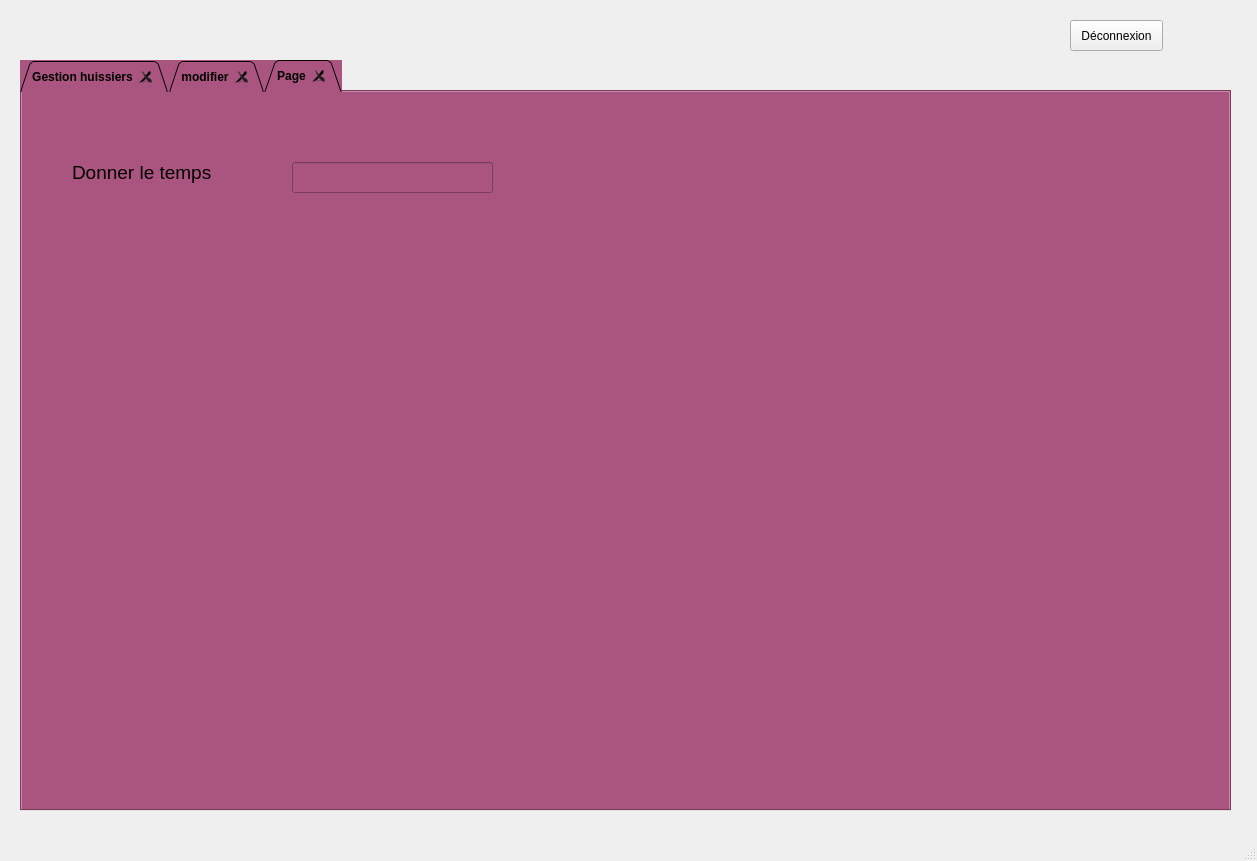
<?xml version="1.0" encoding="UTF-8"?>
<ui version="4.0">
 <class>MainWindow</class>
 <widget class="QMainWindow" name="MainWindow">
  <property name="geometry">
   <rect>
    <x>0</x>
    <y>0</y>
    <width>1257</width>
    <height>861</height>
   </rect>
  </property>
  <property name="windowTitle">
   <string>MainWindow</string>
  </property>
  <widget class="QWidget" name="centralwidget">
   <widget class="QStackedWidget" name="stackedWidget">
    <property name="geometry">
     <rect>
      <x>0</x>
      <y>60</y>
      <width>1251</width>
      <height>821</height>
     </rect>
    </property>
    <property name="currentIndex">
     <number>1</number>
    </property>
    <widget class="QWidget" name="page">
     <widget class="QTabWidget" name="TabWidget_login">
      <property name="enabled">
       <bool>true</bool>
      </property>
      <property name="geometry">
       <rect>
        <x>10</x>
        <y>20</y>
        <width>1251</width>
        <height>771</height>
       </rect>
      </property>
      <property name="font">
       <font>
        <pointsize>9</pointsize>
        <weight>75</weight>
        <bold>true</bold>
       </font>
      </property>
      <property name="cursor">
       <cursorShape>CrossCursor</cursorShape>
      </property>
      <property name="acceptDrops">
       <bool>false</bool>
      </property>
      <property name="autoFillBackground">
       <bool>false</bool>
      </property>
      <property name="styleSheet">
       <string notr="true">background-color: qlineargradient(spread:pad, x1:0, y1:0, x2:1, y2:1, stop:0 rgba(255, 255, 255, 255), stop:1 rgba(255, 202, 202, 255));
background-color: rgb(170, 0, 127);</string>
      </property>
      <property name="tabShape">
       <enum>QTabWidget::Triangular</enum>
      </property>
      <property name="currentIndex">
       <number>0</number>
      </property>
      <property name="elideMode">
       <enum>Qt::ElideLeft</enum>
      </property>
      <property name="documentMode">
       <bool>false</bool>
      </property>
      <property name="tabsClosable">
       <bool>true</bool>
      </property>
      <property name="movable">
       <bool>false</bool>
      </property>
      <property name="tabBarAutoHide">
       <bool>false</bool>
      </property>
      <widget class="QWidget" name="page_login">
       <attribute name="title">
        <string>Se connecter</string>
       </attribute>
       <widget class="QGroupBox" name="groupBox">
        <property name="geometry">
         <rect>
          <x>390</x>
          <y>110</y>
          <width>501</width>
          <height>441</height>
         </rect>
        </property>
        <property name="title">
         <string/>
        </property>
        <widget class="QWidget" name="layoutWidget">
         <property name="geometry">
          <rect>
           <x>95</x>
           <y>50</y>
           <width>321</width>
           <height>341</height>
          </rect>
         </property>
         <layout class="QVBoxLayout" name="verticalLayout">
          <item>
           <widget class="QLabel" name="cccc">
            <property name="text">
             <string>&lt;html&gt;&lt;head/&gt;&lt;body&gt;&lt;p align=&quot;center&quot;&gt;&lt;span style=&quot; font-size:12pt; font-weight:600;&quot;&gt;Nom d'utilisateur&lt;/span&gt;&lt;span style=&quot; font-size:12pt; font-weight:600;&quot;&gt;&lt;br/&gt;&lt;/span&gt;&lt;/p&gt;&lt;/body&gt;&lt;/html&gt;</string>
            </property>
           </widget>
          </item>
          <item>
           <widget class="QLineEdit" name="le_username">
            <property name="styleSheet">
             <string notr="true">background-color: rgb(255, 255, 255);</string>
            </property>
            <property name="echoMode">
             <enum>QLineEdit::Normal</enum>
            </property>
           </widget>
          </item>
          <item>
           <widget class="QLabel" name="label_9">
            <property name="text">
             <string>&lt;html&gt;&lt;head/&gt;&lt;body&gt;&lt;p align=&quot;center&quot;&gt;&lt;span style=&quot; font-size:11pt; font-weight:600;&quot;&gt;Mot de passe&lt;/span&gt;&lt;/p&gt;&lt;/body&gt;&lt;/html&gt;</string>
            </property>
           </widget>
          </item>
          <item>
           <widget class="QLineEdit" name="le_password">
            <property name="styleSheet">
             <string notr="true">background-color: rgb(255, 255, 255);</string>
            </property>
            <property name="echoMode">
             <enum>QLineEdit::Password</enum>
            </property>
           </widget>
          </item>
          <item>
           <widget class="QPushButton" name="btnLogin_4">
            <property name="toolTip">
             <string>&lt;html&gt;&lt;head/&gt;&lt;body&gt;&lt;p align=&quot;center&quot;&gt;login&lt;/p&gt;&lt;/body&gt;&lt;/html&gt;</string>
            </property>
            <property name="text">
             <string>Se connecter</string>
            </property>
           </widget>
          </item>
         </layout>
        </widget>
       </widget>
      </widget>
     </widget>
    </widget>
    <widget class="QWidget" name="page_2">
     <widget class="QTabWidget" name="TabWidget_gestion">
      <property name="enabled">
       <bool>true</bool>
      </property>
      <property name="geometry">
       <rect>
        <x>20</x>
        <y>0</y>
        <width>1211</width>
        <height>751</height>
       </rect>
      </property>
      <property name="font">
       <font>
        <pointsize>9</pointsize>
        <weight>75</weight>
        <bold>true</bold>
       </font>
      </property>
      <property name="cursor">
       <cursorShape>CrossCursor</cursorShape>
      </property>
      <property name="acceptDrops">
       <bool>false</bool>
      </property>
      <property name="autoFillBackground">
       <bool>false</bool>
      </property>
      <property name="styleSheet">
       <string notr="true">background-color: rgb(170, 85, 127);</string>
      </property>
      <property name="tabShape">
       <enum>QTabWidget::Triangular</enum>
      </property>
      <property name="currentIndex">
       <number>2</number>
      </property>
      <property name="elideMode">
       <enum>Qt::ElideLeft</enum>
      </property>
      <property name="documentMode">
       <bool>false</bool>
      </property>
      <property name="tabsClosable">
       <bool>true</bool>
      </property>
      <property name="movable">
       <bool>false</bool>
      </property>
      <property name="tabBarAutoHide">
       <bool>false</bool>
      </property>
      <widget class="QWidget" name="page_gestion">
       <attribute name="title">
        <string>Gestion huissiers</string>
       </attribute>
       <widget class="QPushButton" name="pb_supprimer_ouss">
        <property name="geometry">
         <rect>
          <x>480</x>
          <y>580</y>
          <width>121</width>
          <height>31</height>
         </rect>
        </property>
        <property name="text">
         <string>Supprimer</string>
        </property>
       </widget>
       <widget class="QPushButton" name="pb_recherche_ouss">
        <property name="geometry">
         <rect>
          <x>840</x>
          <y>100</y>
          <width>93</width>
          <height>31</height>
         </rect>
        </property>
        <property name="text">
         <string>Recherche</string>
        </property>
       </widget>
       <widget class="QPushButton" name="pushButton_pdf_ouss">
        <property name="geometry">
         <rect>
          <x>1010</x>
          <y>160</y>
          <width>131</width>
          <height>28</height>
         </rect>
        </property>
        <property name="text">
         <string>Génerer PDF</string>
        </property>
       </widget>
       <widget class="QLineEdit" name="le_id_supp_ouss">
        <property name="geometry">
         <rect>
          <x>490</x>
          <y>530</y>
          <width>113</width>
          <height>31</height>
         </rect>
        </property>
       </widget>
       <widget class="QLineEdit" name="le_recherche_ouss">
        <property name="geometry">
         <rect>
          <x>770</x>
          <y>60</y>
          <width>161</width>
          <height>31</height>
         </rect>
        </property>
       </widget>
       <widget class="QPushButton" name="pushButton_trierid_ouss">
        <property name="geometry">
         <rect>
          <x>1020</x>
          <y>230</y>
          <width>93</width>
          <height>28</height>
         </rect>
        </property>
        <property name="text">
         <string>TRIER id</string>
        </property>
       </widget>
       <widget class="QPushButton" name="pushButton_trierprenom_ouss">
        <property name="geometry">
         <rect>
          <x>1020</x>
          <y>300</y>
          <width>101</width>
          <height>28</height>
         </rect>
        </property>
        <property name="text">
         <string>TRIER prenom </string>
        </property>
       </widget>
       <widget class="QPushButton" name="pushButton_triersalle_ouss">
        <property name="geometry">
         <rect>
          <x>1020</x>
          <y>380</y>
          <width>93</width>
          <height>28</height>
         </rect>
        </property>
        <property name="text">
         <string>TRIER salle</string>
        </property>
       </widget>
       <widget class="QPushButton" name="pushButton_excel_ouss">
        <property name="geometry">
         <rect>
          <x>1030</x>
          <y>630</y>
          <width>93</width>
          <height>28</height>
         </rect>
        </property>
        <property name="text">
         <string>Génerer Excel</string>
        </property>
       </widget>
       <widget class="QTableView" name="TableView_ouss">
        <property name="geometry">
         <rect>
          <x>480</x>
          <y>140</y>
          <width>461</width>
          <height>361</height>
         </rect>
        </property>
       </widget>
       <widget class="QGroupBox" name="groupBox_2">
        <property name="geometry">
         <rect>
          <x>60</x>
          <y>50</y>
          <width>421</width>
          <height>561</height>
         </rect>
        </property>
        <property name="title">
         <string/>
        </property>
        <widget class="QLabel" name="label_lieu_ouss">
         <property name="geometry">
          <rect>
           <x>20</x>
           <y>80</y>
           <width>221</width>
           <height>51</height>
          </rect>
         </property>
         <property name="text">
          <string>&lt;html&gt;&lt;head/&gt;&lt;body&gt;&lt;p align=&quot;center&quot;&gt;&lt;span style=&quot; font-size:7pt; font-weight:600;&quot;&gt;Lieu&lt;/span&gt;&lt;/p&gt;&lt;p align=&quot;center&quot;&gt;&lt;span style=&quot; font-weight:600;&quot;&gt;&lt;br/&gt;&lt;/span&gt;&lt;/p&gt;&lt;/body&gt;&lt;/html&gt;</string>
         </property>
        </widget>
        <widget class="QLabel" name="label_salle_ouss">
         <property name="geometry">
          <rect>
           <x>20</x>
           <y>290</y>
           <width>221</width>
           <height>31</height>
          </rect>
         </property>
         <property name="text">
          <string>&lt;html&gt;&lt;head/&gt;&lt;body&gt;&lt;p align=&quot;center&quot;&gt;&lt;span style=&quot; font-weight:600;&quot;&gt;SALLE&lt;/span&gt;&lt;/p&gt;&lt;p align=&quot;center&quot;&gt;&lt;br/&gt;&lt;/p&gt;&lt;/body&gt;&lt;/html&gt;</string>
         </property>
        </widget>
        <widget class="QLabel" name="label_date_ouss">
         <property name="geometry">
          <rect>
           <x>20</x>
           <y>240</y>
           <width>221</width>
           <height>31</height>
          </rect>
         </property>
         <property name="text">
          <string>&lt;html&gt;&lt;head/&gt;&lt;body&gt;&lt;p align=&quot;center&quot;&gt;&lt;span style=&quot; font-weight:600; color:#092e64;&quot;&gt;DATE DE SESSION &lt;/span&gt;&lt;/p&gt;&lt;/body&gt;&lt;/html&gt;</string>
         </property>
        </widget>
        <widget class="QLabel" name="label_citoyen_ouss">
         <property name="geometry">
          <rect>
           <x>10</x>
           <y>130</y>
           <width>221</width>
           <height>61</height>
          </rect>
         </property>
         <property name="text">
          <string>&lt;html&gt;&lt;head/&gt;&lt;body&gt;&lt;p align=&quot;center&quot;&gt;&lt;span style=&quot; font-weight:600;&quot;&gt;Citoyen&lt;/span&gt;&lt;/p&gt;&lt;p align=&quot;center&quot;&gt;&lt;br/&gt;&lt;/p&gt;&lt;/body&gt;&lt;/html&gt;</string>
         </property>
        </widget>
        <widget class="QLabel" name="label_id_ouss">
         <property name="geometry">
          <rect>
           <x>20</x>
           <y>10</y>
           <width>221</width>
           <height>61</height>
          </rect>
         </property>
         <property name="text">
          <string>&lt;html&gt;&lt;head/&gt;&lt;body&gt;&lt;p align=&quot;center&quot;&gt;&lt;span style=&quot; font-weight:600; color:#092e64;&quot;&gt;ID&lt;/span&gt;&lt;/p&gt;&lt;/body&gt;&lt;/html&gt;</string>
         </property>
        </widget>
        <widget class="QLineEdit" name="le_id_ouss">
         <property name="geometry">
          <rect>
           <x>240</x>
           <y>30</y>
           <width>151</width>
           <height>22</height>
          </rect>
         </property>
        </widget>
        <widget class="QLineEdit" name="le_prenom_ouss">
         <property name="geometry">
          <rect>
           <x>240</x>
           <y>190</y>
           <width>151</width>
           <height>22</height>
          </rect>
         </property>
        </widget>
        <widget class="QLineEdit" name="le_salle_ouss">
         <property name="geometry">
          <rect>
           <x>240</x>
           <y>290</y>
           <width>151</width>
           <height>22</height>
          </rect>
         </property>
         <property name="echoMode">
          <enum>QLineEdit::Normal</enum>
         </property>
        </widget>
        <widget class="QLineEdit" name="le_citoyen_ouss">
         <property name="geometry">
          <rect>
           <x>240</x>
           <y>130</y>
           <width>151</width>
           <height>22</height>
          </rect>
         </property>
        </widget>
        <widget class="QLineEdit" name="le_lieu_ouss">
         <property name="geometry">
          <rect>
           <x>240</x>
           <y>80</y>
           <width>151</width>
           <height>22</height>
          </rect>
         </property>
        </widget>
        <widget class="QLabel" name="label_prenom_ouss">
         <property name="geometry">
          <rect>
           <x>20</x>
           <y>170</y>
           <width>201</width>
           <height>51</height>
          </rect>
         </property>
         <property name="text">
          <string>&lt;html&gt;&lt;head/&gt;&lt;body&gt;&lt;p align=&quot;center&quot;&gt;&lt;span style=&quot; font-weight:600;&quot;&gt;PRENOM&lt;/span&gt;&lt;/p&gt;&lt;/body&gt;&lt;/html&gt;</string>
         </property>
        </widget>
        <widget class="QLabel" name="label_nomu_ouss">
         <property name="geometry">
          <rect>
           <x>20</x>
           <y>330</y>
           <width>221</width>
           <height>31</height>
          </rect>
         </property>
         <property name="text">
          <string>&lt;html&gt;&lt;head/&gt;&lt;body&gt;&lt;p align=&quot;center&quot;&gt;&lt;span style=&quot; font-weight:600;&quot;&gt;Nom d'utilisateur&lt;/span&gt;&lt;/p&gt;&lt;/body&gt;&lt;/html&gt;</string>
         </property>
        </widget>
        <widget class="QLabel" name="label_mdp_ouss">
         <property name="geometry">
          <rect>
           <x>20</x>
           <y>380</y>
           <width>221</width>
           <height>31</height>
          </rect>
         </property>
         <property name="text">
          <string>&lt;html&gt;&lt;head/&gt;&lt;body&gt;&lt;p align=&quot;center&quot;&gt;&lt;span style=&quot; font-weight:600;&quot;&gt;Mot de passe &lt;/span&gt;&lt;/p&gt;&lt;/body&gt;&lt;/html&gt;</string>
         </property>
        </widget>
        <widget class="QLabel" name="label_type_ouss">
         <property name="geometry">
          <rect>
           <x>10</x>
           <y>420</y>
           <width>221</width>
           <height>31</height>
          </rect>
         </property>
         <property name="text">
          <string>&lt;html&gt;&lt;head/&gt;&lt;body&gt;&lt;p align=&quot;center&quot;&gt;&lt;span style=&quot; font-weight:600;&quot;&gt;type&lt;/span&gt;&lt;/p&gt;&lt;p align=&quot;center&quot;&gt;&lt;br/&gt;&lt;/p&gt;&lt;/body&gt;&lt;/html&gt;</string>
         </property>
        </widget>
        <widget class="QDateEdit" name="dateEdit_ajout_ouss">
         <property name="geometry">
          <rect>
           <x>260</x>
           <y>240</y>
           <width>110</width>
           <height>22</height>
          </rect>
         </property>
        </widget>
        <widget class="QComboBox" name="comboBox_type_ajout_ouss">
         <property name="geometry">
          <rect>
           <x>250</x>
           <y>420</y>
           <width>131</width>
           <height>22</height>
          </rect>
         </property>
         <item>
          <property name="text">
           <string>viol</string>
          </property>
         </item>
         <item>
          <property name="text">
           <string>divorce</string>
          </property>
         </item>
         <item>
          <property name="text">
           <string>vole</string>
          </property>
         </item>
         <item>
          <property name="text">
           <string>violence</string>
          </property>
         </item>
         <item>
          <property name="text">
           <string>meurtre</string>
          </property>
         </item>
        </widget>
        <widget class="QLineEdit" name="le_nom_utilisateur_ouss">
         <property name="geometry">
          <rect>
           <x>240</x>
           <y>330</y>
           <width>151</width>
           <height>22</height>
          </rect>
         </property>
         <property name="echoMode">
          <enum>QLineEdit::Normal</enum>
         </property>
        </widget>
        <widget class="QLineEdit" name="le_mdp_ouss">
         <property name="geometry">
          <rect>
           <x>240</x>
           <y>380</y>
           <width>151</width>
           <height>22</height>
          </rect>
         </property>
         <property name="echoMode">
          <enum>QLineEdit::Normal</enum>
         </property>
        </widget>
        <widget class="QPushButton" name="pushButton_ajout_ouss">
         <property name="geometry">
          <rect>
           <x>160</x>
           <y>500</y>
           <width>93</width>
           <height>28</height>
          </rect>
         </property>
         <property name="text">
          <string>Ajouter</string>
         </property>
        </widget>
        <widget class="QPushButton" name="pushButton_annuler_ouss">
         <property name="geometry">
          <rect>
           <x>270</x>
           <y>500</y>
           <width>93</width>
           <height>28</height>
          </rect>
         </property>
         <property name="text">
          <string>Annuler</string>
         </property>
        </widget>
       </widget>
       <widget class="QPushButton" name="pushButton_stat_ouss">
        <property name="geometry">
         <rect>
          <x>990</x>
          <y>470</y>
          <width>151</width>
          <height>28</height>
         </rect>
        </property>
        <property name="text">
         <string>Génerer statistique</string>
        </property>
       </widget>
      </widget>
      <widget class="QWidget" name="page_modifier">
       <attribute name="title">
        <string>modifier</string>
       </attribute>
       <widget class="QGroupBox" name="groupBox_3">
        <property name="geometry">
         <rect>
          <x>350</x>
          <y>60</y>
          <width>421</width>
          <height>561</height>
         </rect>
        </property>
        <property name="title">
         <string/>
        </property>
        <widget class="QLabel" name="label_lieu_ouss_2">
         <property name="geometry">
          <rect>
           <x>20</x>
           <y>70</y>
           <width>221</width>
           <height>51</height>
          </rect>
         </property>
         <property name="text">
          <string>&lt;html&gt;&lt;head/&gt;&lt;body&gt;&lt;p align=&quot;center&quot;&gt;&lt;span style=&quot; font-size:7pt; font-weight:600;&quot;&gt;lieu&lt;/span&gt;&lt;/p&gt;&lt;/body&gt;&lt;/html&gt;</string>
         </property>
        </widget>
        <widget class="QLabel" name="label_salle_ouss_2">
         <property name="geometry">
          <rect>
           <x>20</x>
           <y>290</y>
           <width>221</width>
           <height>31</height>
          </rect>
         </property>
         <property name="text">
          <string>&lt;html&gt;&lt;head/&gt;&lt;body&gt;&lt;p align=&quot;center&quot;&gt;&lt;span style=&quot; font-weight:600;&quot;&gt;SALLE&lt;/span&gt;&lt;/p&gt;&lt;p align=&quot;center&quot;&gt;&lt;br/&gt;&lt;/p&gt;&lt;/body&gt;&lt;/html&gt;</string>
         </property>
        </widget>
        <widget class="QLabel" name="label_date_ouss_2">
         <property name="geometry">
          <rect>
           <x>20</x>
           <y>240</y>
           <width>221</width>
           <height>31</height>
          </rect>
         </property>
         <property name="text">
          <string>&lt;html&gt;&lt;head/&gt;&lt;body&gt;&lt;p align=&quot;center&quot;&gt;&lt;span style=&quot; font-weight:600; color:#092e64;&quot;&gt;DATE DE SESSION&lt;/span&gt;&lt;/p&gt;&lt;p align=&quot;center&quot;&gt;&lt;br/&gt;&lt;/p&gt;&lt;/body&gt;&lt;/html&gt;</string>
         </property>
        </widget>
        <widget class="QLabel" name="label_citoyen_ouss_2">
         <property name="geometry">
          <rect>
           <x>30</x>
           <y>130</y>
           <width>201</width>
           <height>31</height>
          </rect>
         </property>
         <property name="text">
          <string>&lt;html&gt;&lt;head/&gt;&lt;body&gt;&lt;p align=&quot;center&quot;&gt;&lt;span style=&quot; font-weight:600;&quot;&gt;citoyen&lt;/span&gt;&lt;/p&gt;&lt;p align=&quot;center&quot;&gt;&lt;br/&gt;&lt;/p&gt;&lt;/body&gt;&lt;/html&gt;</string>
         </property>
        </widget>
        <widget class="QLabel" name="label_id_ouss_2">
         <property name="geometry">
          <rect>
           <x>20</x>
           <y>10</y>
           <width>221</width>
           <height>61</height>
          </rect>
         </property>
         <property name="text">
          <string>&lt;html&gt;&lt;head/&gt;&lt;body&gt;&lt;p align=&quot;center&quot;&gt;&lt;span style=&quot; font-weight:600; color:#092e64;&quot;&gt;ID&lt;/span&gt;&lt;/p&gt;&lt;/body&gt;&lt;/html&gt;</string>
         </property>
        </widget>
        <widget class="QLineEdit" name="le_id_ouss_mod">
         <property name="geometry">
          <rect>
           <x>240</x>
           <y>30</y>
           <width>151</width>
           <height>22</height>
          </rect>
         </property>
        </widget>
        <widget class="QLineEdit" name="le_prenom_ouss_mod">
         <property name="geometry">
          <rect>
           <x>240</x>
           <y>190</y>
           <width>151</width>
           <height>22</height>
          </rect>
         </property>
        </widget>
        <widget class="QLineEdit" name="le_salle_ouss_mod">
         <property name="geometry">
          <rect>
           <x>240</x>
           <y>290</y>
           <width>151</width>
           <height>22</height>
          </rect>
         </property>
         <property name="echoMode">
          <enum>QLineEdit::Normal</enum>
         </property>
        </widget>
        <widget class="QLineEdit" name="le_citoyen_ouss_mod">
         <property name="geometry">
          <rect>
           <x>240</x>
           <y>130</y>
           <width>151</width>
           <height>22</height>
          </rect>
         </property>
        </widget>
        <widget class="QLineEdit" name="le_lieu_ouss_mod">
         <property name="geometry">
          <rect>
           <x>240</x>
           <y>80</y>
           <width>151</width>
           <height>22</height>
          </rect>
         </property>
        </widget>
        <widget class="QLabel" name="label_prenom_ouss_2">
         <property name="geometry">
          <rect>
           <x>20</x>
           <y>180</y>
           <width>221</width>
           <height>51</height>
          </rect>
         </property>
         <property name="text">
          <string>&lt;html&gt;&lt;head/&gt;&lt;body&gt;&lt;p align=&quot;center&quot;&gt;&lt;span style=&quot; font-weight:600;&quot;&gt;PRENOM&lt;/span&gt;&lt;/p&gt;&lt;/body&gt;&lt;/html&gt;</string>
         </property>
        </widget>
        <widget class="QLabel" name="label_nomu_ouss_2">
         <property name="geometry">
          <rect>
           <x>20</x>
           <y>330</y>
           <width>221</width>
           <height>31</height>
          </rect>
         </property>
         <property name="text">
          <string>&lt;html&gt;&lt;head/&gt;&lt;body&gt;&lt;p align=&quot;center&quot;&gt;&lt;span style=&quot; font-weight:600;&quot;&gt;Nom d'utilisateur&lt;/span&gt;&lt;/p&gt;&lt;/body&gt;&lt;/html&gt;</string>
         </property>
        </widget>
        <widget class="QLabel" name="label_mdp_ouss_2">
         <property name="geometry">
          <rect>
           <x>20</x>
           <y>380</y>
           <width>221</width>
           <height>31</height>
          </rect>
         </property>
         <property name="text">
          <string>&lt;html&gt;&lt;head/&gt;&lt;body&gt;&lt;p align=&quot;center&quot;&gt;&lt;span style=&quot; font-weight:600;&quot;&gt;Mot de passe &lt;/span&gt;&lt;/p&gt;&lt;/body&gt;&lt;/html&gt;</string>
         </property>
        </widget>
        <widget class="QLabel" name="label_type_ouss_2">
         <property name="geometry">
          <rect>
           <x>10</x>
           <y>420</y>
           <width>221</width>
           <height>31</height>
          </rect>
         </property>
         <property name="text">
          <string>&lt;html&gt;&lt;head/&gt;&lt;body&gt;&lt;p align=&quot;center&quot;&gt;type&lt;/p&gt;&lt;/body&gt;&lt;/html&gt;</string>
         </property>
        </widget>
        <widget class="QDateEdit" name="dateEdit_ajout_ouss_mod">
         <property name="geometry">
          <rect>
           <x>260</x>
           <y>240</y>
           <width>110</width>
           <height>22</height>
          </rect>
         </property>
         <property name="displayFormat">
          <string>dd-MMM-yy</string>
         </property>
        </widget>
        <widget class="QComboBox" name="comboBox_type_ouss_mod">
         <property name="geometry">
          <rect>
           <x>250</x>
           <y>420</y>
           <width>131</width>
           <height>22</height>
          </rect>
         </property>
         <item>
          <property name="text">
           <string>viol</string>
          </property>
         </item>
         <item>
          <property name="text">
           <string>divorce</string>
          </property>
         </item>
         <item>
          <property name="text">
           <string>vole</string>
          </property>
         </item>
         <item>
          <property name="text">
           <string>violence</string>
          </property>
         </item>
         <item>
          <property name="text">
           <string>meurtre</string>
          </property>
         </item>
        </widget>
        <widget class="QLineEdit" name="le_nom_utilisateur_ouss_mod">
         <property name="geometry">
          <rect>
           <x>240</x>
           <y>330</y>
           <width>151</width>
           <height>22</height>
          </rect>
         </property>
         <property name="echoMode">
          <enum>QLineEdit::Normal</enum>
         </property>
        </widget>
        <widget class="QLineEdit" name="le_mdp_ouss_mod">
         <property name="geometry">
          <rect>
           <x>240</x>
           <y>380</y>
           <width>151</width>
           <height>22</height>
          </rect>
         </property>
         <property name="echoMode">
          <enum>QLineEdit::Normal</enum>
         </property>
        </widget>
        <widget class="QPushButton" name="pushButton_modif_ouss">
         <property name="geometry">
          <rect>
           <x>170</x>
           <y>490</y>
           <width>93</width>
           <height>28</height>
          </rect>
         </property>
         <property name="text">
          <string>Modifier</string>
         </property>
        </widget>
       </widget>
      </widget>
      <widget class="QWidget" name="tab_3">
       <attribute name="title">
        <string>Page</string>
       </attribute>
       <widget class="QLabel" name="label">
        <property name="geometry">
         <rect>
          <x>50</x>
          <y>60</y>
          <width>191</width>
          <height>41</height>
         </rect>
        </property>
        <property name="font">
         <font>
          <pointsize>14</pointsize>
         </font>
        </property>
        <property name="text">
         <string>Donner le temps </string>
        </property>
       </widget>
       <widget class="QLineEdit" name="lineEdit">
        <property name="geometry">
         <rect>
          <x>270</x>
          <y>70</y>
          <width>201</width>
          <height>31</height>
         </rect>
        </property>
       </widget>
      </widget>
     </widget>
    </widget>
   </widget>
   <widget class="QPushButton" name="pb_deconnexion">
    <property name="geometry">
     <rect>
      <x>1070</x>
      <y>20</y>
      <width>93</width>
      <height>31</height>
     </rect>
    </property>
    <property name="text">
     <string>Déconnexion</string>
    </property>
   </widget>
  </widget>
  <widget class="QStatusBar" name="statusbar"/>
 </widget>
 <resources/>
 <connections/>
</ui>
